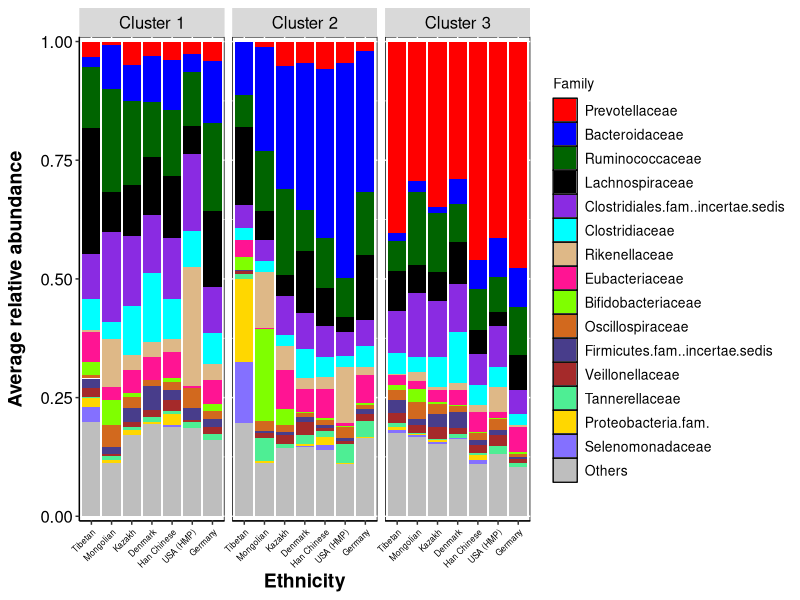
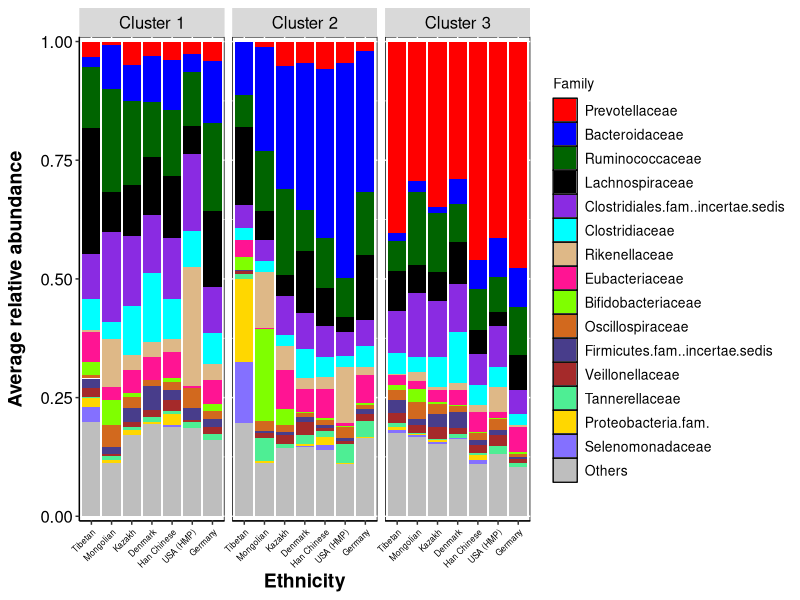

Here is the R script that generated these plots, in order:

#set working directory

charts.data <- read.csv("Combined_mOTU_v2.6_profiles_L5_4ggplot.csv")

library(ggplot2)
library(reshape2)

#melt the dataframe to fit the input requirement by ggplot
charts.data.melt <- melt(charts.data, id=c("SampleID", "Ethnicity", "Enterotype"))

fill_color_custom <- c("red1", "blue", "darkgreen", "black",  
                       "blueviolet", "cyan", "burlywood", "deeppink1",
                       "chartreuse", "chocolate",  "darkslateblue", "brown",
                       "seagreen2", "gold1", "lightslateblue", "gray",
                       "mediumvioletred", "dimgray", "slategrey")

charts.data.melt$Ethnicity <- factor (charts.data.melt$Ethnicity, 
                               levels = c("Tibetan", "Mongolian", "Kazakh", "Denmark",
                                          "Han Chinese", "USA (HMP)", "Germany"))

#remove background
ggplot(data = charts.data.melt, aes(y = value, x = Ethnicity, fill = variable)) +
  geom_bar(stat = "identity", width=0.9, position = position_stack(reverse = F)) +
  labs(y = "Average relative abundance", fill = "Family") +
  scale_fill_manual(values=fill_color_custom) +
  facet_wrap( ~ factor(Enterotype), ncol = 3) +
  theme(strip.text = element_text(size = 12, color="black")) +
  theme(title=element_text(size=12, color="black"),
        axis.title=element_text(size=14, color="black", face="bold"),
        axis.text=element_text(size=12, color="black"), 
        axis.text.x = element_text(angle = 45, vjust = 1, hjust=1, size=6, color="black"),
        legend.text=element_text(size=10,  color="black"),
        legend.title=element_text(size=10,  color="black"),
        axis.line = element_line(colour = "black"), 
        panel.background = element_rect(fill = 'white', colour = 'black')) +
  guides(fill=guide_legend(ncol=1)) +
  theme(axis.title.y = element_text(margin = margin(t = 0, r = 10, b = 0, l = 0))) + #Increase distance between text and title on the y-axis
  scale_y_continuous(expand = expand_scale(mult = c(0.01, 0.01))) # this is to control the space between axis & area-plot in ggplot2

ggsave("Per-enterotype L5_stacked abundance plot.eps", device=cairo_ps)

